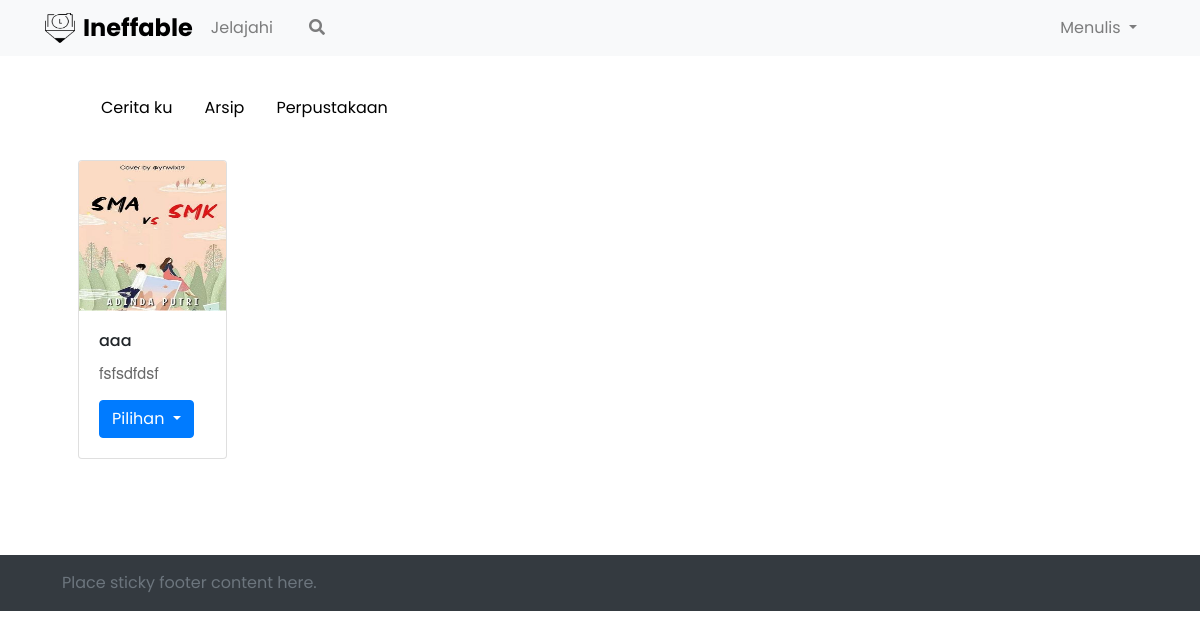
Screenshot of /beranda.php?beranda=profile&profile=perpustakaan with the database file from the repository.
### tables this page shows
CREATE TABLE `perpustakaan` (
  `id` int(11) NOT NULL,
  `post_id` int(11) NOT NULL,
  `user_id` int(11) NOT NULL
);

CREATE TABLE `tb_post` (
  `id` int(11) NOT NULL,
  `judul` varchar(200) NOT NULL,
  `kategori_id` int(11) NOT NULL,
  `photo` text NOT NULL,
  `isi` text NOT NULL,
  `view` int(11) NOT NULL,
  `status` enum('arsip','publis','disable') NOT NULL,
  `user_id` int(11) NOT NULL
);

### perpustakaan.php (the view, shortened to what this page needs)
<?php
include "db/koneksi.php";
$data = $conn->query("SELECT * FROM perpustakaan join tb_post on perpustakaan.post_id = tb_post.id WHERE perpustakaan.user_id='$_SESSION[email]'");
while ($d = mysqli_fetch_array($data)) {
?>
	<div class="col-md-2">
		<div class="card">
			<img src="images/<?php echo $d['photo'] ?>" class="card-img-top" alt="...">
			<div class="card-body">
				<h5 class="card-title" style="font-size: 16px"><?php echo $d['judul'] ?></h5>
				<p class="card-text"><?php echo mb_strimwidth($d['isi'], 0, 50, "..."); ?></p>
				<div class="btn-group" role="group">
					<button id="btnGroupDrop1" type="button" class="btn btn-primary dropdown-toggle" href="#" id="navbarDropdown" role="button" data-bs-toggle="dropdown" aria-expanded="false">
						Pilihan
					</button>
				</div>
			</div>
		</div>
	</div>
<?php
}
?>

### style.css (style rules this page uses)
* { margin: 0; padding: 0; box-sizing: border-box; font-family: "Poppins", sans-serif; }
.card-img-top { object-fit: cover 50% 50% no-repeat; height: 150px; }

### beranda.php (style rules this page uses)
p { font-family: "Source Sans Pro", "Helvetica Neue", Helvetica, Arial, sans-serif; font-style: normal; font-weight: 400; font-size: 16px; line-height: 22px; color: rgba(18, 18, 18, .64); }

### rows the page displays
perpustakaan: post.photo (picture), post.judul "aaa", post.isi "fsfsdfdsf"
